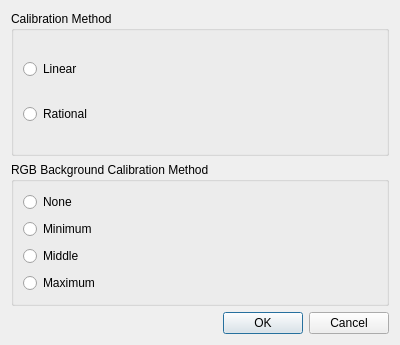
<?xml version="1.0" encoding="UTF-8"?>
<ui version="4.0">
 <class>BackgroundOptions</class>
 <widget class="QDialog" name="BackgroundOptions">
  <property name="geometry">
   <rect>
    <x>0</x>
    <y>0</y>
    <width>400</width>
    <height>345</height>
   </rect>
  </property>
  <property name="windowTitle">
   <string>Dialog</string>
  </property>
  <layout class="QVBoxLayout" name="verticalLayout">
   <item>
    <widget class="QGroupBox" name="groupBox">
     <property name="title">
      <string>Calibration Method</string>
     </property>
     <layout class="QHBoxLayout" name="horizontalLayout">
      <item>
       <layout class="QVBoxLayout" name="verticalLayout_2">
        <item>
         <widget class="QRadioButton" name="rbLinear">
          <property name="text">
           <string>Linear</string>
          </property>
         </widget>
        </item>
        <item>
         <widget class="QRadioButton" name="rbRational">
          <property name="text">
           <string>Rational</string>
          </property>
         </widget>
        </item>
       </layout>
      </item>
      <item>
       <widget class="QLabel" name="laCalibration">
        <property name="minimumSize">
         <size>
          <width>204</width>
          <height>97</height>
         </size>
        </property>
        <property name="text">
         <string/>
        </property>
       </widget>
      </item>
     </layout>
    </widget>
   </item>
   <item>
    <widget class="QGroupBox" name="groupBox_2">
     <property name="title">
      <string>RGB Background Calibration Method</string>
     </property>
     <layout class="QHBoxLayout" name="horizontalLayout_2">
      <item>
       <layout class="QVBoxLayout" name="verticalLayout_3">
        <item>
         <widget class="QRadioButton" name="radioButton_3">
          <property name="text">
           <string>None</string>
          </property>
         </widget>
        </item>
        <item>
         <widget class="QRadioButton" name="radioButton_4">
          <property name="text">
           <string>Minimum</string>
          </property>
         </widget>
        </item>
        <item>
         <widget class="QRadioButton" name="radioButton_5">
          <property name="text">
           <string>Middle</string>
          </property>
         </widget>
        </item>
        <item>
         <widget class="QRadioButton" name="radioButton_6">
          <property name="text">
           <string>Maximum</string>
          </property>
         </widget>
        </item>
       </layout>
      </item>
      <item>
       <widget class="QLabel" name="laRGBCalibration">
        <property name="minimumSize">
         <size>
          <width>204</width>
          <height>97</height>
         </size>
        </property>
        <property name="text">
         <string/>
        </property>
       </widget>
      </item>
     </layout>
    </widget>
   </item>
   <item>
    <widget class="QDialogButtonBox" name="buttonBox">
     <property name="orientation">
      <enum>Qt::Horizontal</enum>
     </property>
     <property name="standardButtons">
      <set>QDialogButtonBox::Cancel|QDialogButtonBox::Ok</set>
     </property>
    </widget>
   </item>
  </layout>
 </widget>
 <resources/>
 <connections>
  <connection>
   <sender>buttonBox</sender>
   <signal>accepted()</signal>
   <receiver>BackgroundOptions</receiver>
   <slot>accept()</slot>
   <hints>
    <hint type="sourcelabel">
     <x>254</x>
     <y>340</y>
    </hint>
    <hint type="destinationlabel">
     <x>157</x>
     <y>274</y>
    </hint>
   </hints>
  </connection>
  <connection>
   <sender>buttonBox</sender>
   <signal>rejected()</signal>
   <receiver>BackgroundOptions</receiver>
   <slot>reject()</slot>
   <hints>
    <hint type="sourcelabel">
     <x>322</x>
     <y>340</y>
    </hint>
    <hint type="destinationlabel">
     <x>286</x>
     <y>274</y>
    </hint>
   </hints>
  </connection>
  <connection>
   <sender>rbLinear</sender>
   <signal>toggled(bool)</signal>
   <receiver>BackgroundOptions</receiver>
   <slot>onToggledLinear(bool)</slot>
   <hints>
    <hint type="sourcelabel">
     <x>76</x>
     <y>65</y>
    </hint>
    <hint type="destinationlabel">
     <x>49</x>
     <y>304</y>
    </hint>
   </hints>
  </connection>
  <connection>
   <sender>rbRational</sender>
   <signal>toggled(bool)</signal>
   <receiver>BackgroundOptions</receiver>
   <slot>onToggledRational(bool)</slot>
   <hints>
    <hint type="sourcelabel">
     <x>57</x>
     <y>106</y>
    </hint>
    <hint type="destinationlabel">
     <x>82</x>
     <y>303</y>
    </hint>
   </hints>
  </connection>
  <connection>
   <sender>radioButton_3</sender>
   <signal>toggled(bool)</signal>
   <receiver>BackgroundOptions</receiver>
   <slot>onToggledNone(bool)</slot>
   <hints>
    <hint type="sourcelabel">
     <x>47</x>
     <y>197</y>
    </hint>
    <hint type="destinationlabel">
     <x>8</x>
     <y>174</y>
    </hint>
   </hints>
  </connection>
  <connection>
   <sender>radioButton_4</sender>
   <signal>toggled(bool)</signal>
   <receiver>BackgroundOptions</receiver>
   <slot>onToggledMinimum(bool)</slot>
   <hints>
    <hint type="sourcelabel">
     <x>82</x>
     <y>222</y>
    </hint>
    <hint type="destinationlabel">
     <x>7</x>
     <y>142</y>
    </hint>
   </hints>
  </connection>
  <connection>
   <sender>radioButton_5</sender>
   <signal>toggled(bool)</signal>
   <receiver>BackgroundOptions</receiver>
   <slot>onToggledMiddle(bool)</slot>
   <hints>
    <hint type="sourcelabel">
     <x>96</x>
     <y>240</y>
    </hint>
    <hint type="destinationlabel">
     <x>9</x>
     <y>220</y>
    </hint>
   </hints>
  </connection>
  <connection>
   <sender>radioButton_6</sender>
   <signal>toggled(bool)</signal>
   <receiver>BackgroundOptions</receiver>
   <slot>onToggledMaximum(bool)</slot>
   <hints>
    <hint type="sourcelabel">
     <x>53</x>
     <y>267</y>
    </hint>
    <hint type="destinationlabel">
     <x>9</x>
     <y>263</y>
    </hint>
   </hints>
  </connection>
 </connections>
 <slots>
  <slot>onToggledLinear(bool)</slot>
  <slot>onToggledRational(bool)</slot>
  <slot>onToggledNone(bool)</slot>
  <slot>onToggledMinimum(bool)</slot>
  <slot>onToggledMedium(bool)</slot>
  <slot>onToggledMaximum(bool)</slot>
 </slots>
</ui>
